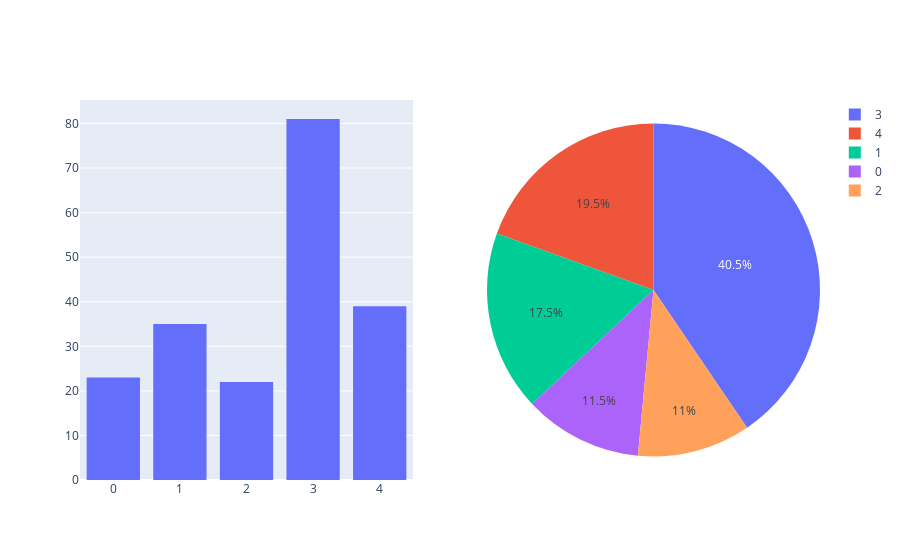

Write notebook code for a chart like this one.
### Code cell
# Portray Clusters in a more understandable Graphical manner

X = []
for i in range(5):
  X.append(df[df['Clusters'] == i].count()[0])

fig = make_subplots(rows=1, cols=2, specs=[[{"type": "xy"}, {"type": "domain"}]])
fig.update_layout(bargap=0.2)

fig.add_trace(go.Histogram(x=df["Clusters"],showlegend=False)  , row=1, col=1)

fig.add_trace(go.Pie(values=X)  , row=1, col=2)

### Figure 1 — Plotly figure (JSON) as saved in the notebook; plotly's stock layout.template omitted (floating-point values rounded to 4 significant figures; data arrays with more than 128 entries replaced by an {"elided": "..."} marker saying what was removed)
{"data": [{"showlegend": false, "type": "histogram", "x": {"elided": "200 int values"}, "xaxis": "x", "yaxis": "y"}, {"domain": {"x": [0.55, 1], "y": [0, 1]}, "type": "pie", "values": [23, 35, 22, 81, 39]}], "layout": {"bargap": 0.2, "xaxis": {"anchor": "y", "domain": [0, 0.45]}, "yaxis": {"anchor": "x", "domain": [0, 1]}}}
